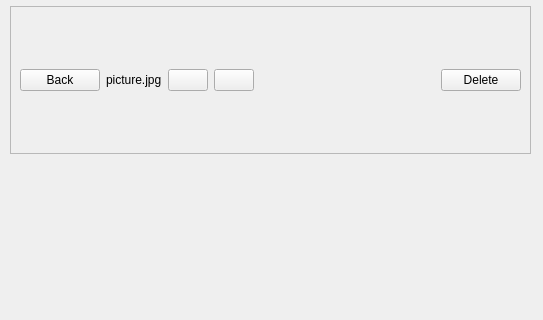
<?xml version="1.0" encoding="UTF-8"?>
<ui version="4.0">
 <class>PictureWidget</class>
 <widget class="QWidget" name="PictureWidget">
  <property name="geometry">
   <rect>
    <x>0</x>
    <y>0</y>
    <width>543</width>
    <height>320</height>
   </rect>
  </property>
  <property name="windowTitle">
   <string>Form</string>
  </property>
  <widget class="QWidget" name="">
   <property name="geometry">
    <rect>
     <x>10</x>
     <y>6</y>
     <width>521</width>
     <height>301</height>
    </rect>
   </property>
   <layout class="QVBoxLayout" name="verticalLayout">
    <item>
     <widget class="QFrame" name="frame">
      <property name="frameShape">
       <enum>QFrame::StyledPanel</enum>
      </property>
      <property name="frameShadow">
       <enum>QFrame::Raised</enum>
      </property>
      <layout class="QHBoxLayout" name="horizontalLayout_2">
       <item>
        <layout class="QHBoxLayout" name="horizontalLayout">
         <item>
          <widget class="QPushButton" name="backButton">
           <property name="text">
            <string>Back</string>
           </property>
           <property name="icon">
            <iconset resource="resources.qrc">
             <normaloff>:/Images/BackToGallery.png</normaloff>:/Images/BackToGallery.png</iconset>
           </property>
          </widget>
         </item>
         <item>
          <widget class="QLabel" name="nameLabel">
           <property name="text">
            <string>picture.jpg</string>
           </property>
          </widget>
         </item>
         <item>
          <widget class="QPushButton" name="previousButton">
           <property name="sizePolicy">
            <sizepolicy hsizetype="Fixed" vsizetype="Fixed">
             <horstretch>0</horstretch>
             <verstretch>0</verstretch>
            </sizepolicy>
           </property>
           <property name="text">
            <string/>
           </property>
           <property name="icon">
            <iconset resource="resources.qrc">
             <normaloff>:/Images/PhotoBackward.jpeg</normaloff>:/Images/PhotoBackward.jpeg</iconset>
           </property>
          </widget>
         </item>
         <item>
          <widget class="QPushButton" name="nextButton">
           <property name="sizePolicy">
            <sizepolicy hsizetype="Fixed" vsizetype="Fixed">
             <horstretch>0</horstretch>
             <verstretch>0</verstretch>
            </sizepolicy>
           </property>
           <property name="text">
            <string/>
           </property>
           <property name="icon">
            <iconset resource="resources.qrc">
             <normaloff>:/Images/PhotoForward.jpeg</normaloff>:/Images/PhotoForward.jpeg</iconset>
           </property>
          </widget>
         </item>
         <item>
          <spacer name="horizontalSpacer">
           <property name="orientation">
            <enum>Qt::Horizontal</enum>
           </property>
           <property name="sizeHint" stdset="0">
            <size>
             <width>40</width>
             <height>20</height>
            </size>
           </property>
          </spacer>
         </item>
         <item>
          <widget class="QPushButton" name="deleteButton">
           <property name="text">
            <string>Delete</string>
           </property>
           <property name="icon">
            <iconset resource="resources.qrc">
             <normaloff>:/Images/PhotoDelete.png</normaloff>:/Images/PhotoDelete.png</iconset>
           </property>
          </widget>
         </item>
        </layout>
       </item>
      </layout>
     </widget>
    </item>
    <item>
     <widget class="QLabel" name="pictureLabel">
      <property name="text">
       <string/>
      </property>
     </widget>
    </item>
   </layout>
  </widget>
 </widget>
 <resources>
  <include location="resources.qrc"/>
 </resources>
 <connections/>
</ui>
